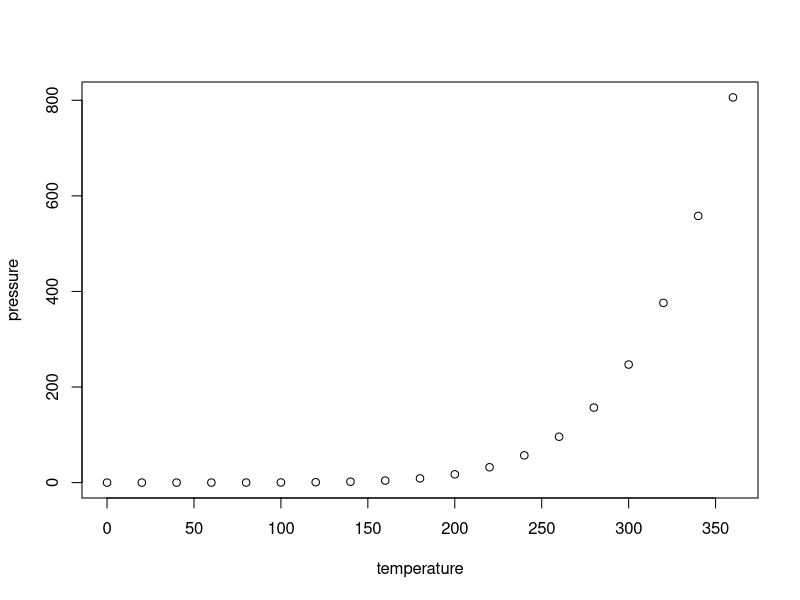
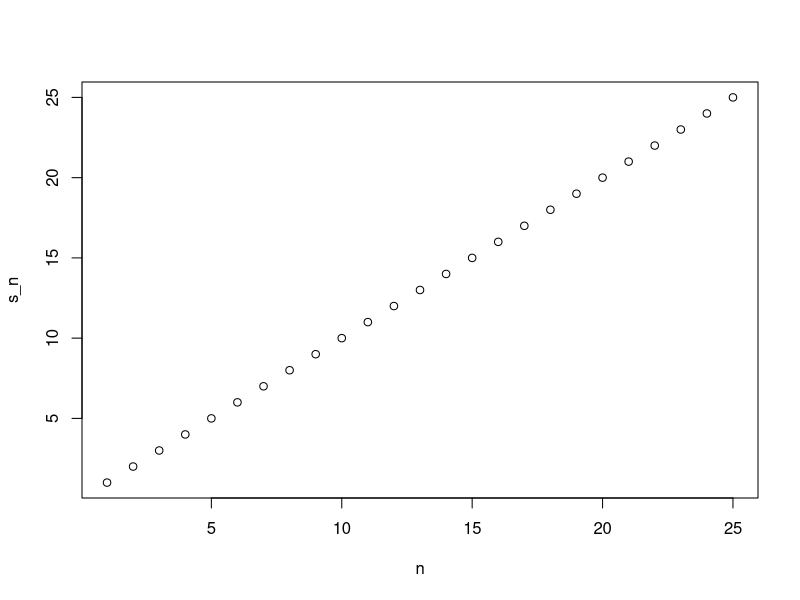

The R script that drew these images, in order:
## ---- chunk 1
knitr::opts_chunk$set(echo = TRUE)
## ---- chunk 2
summary(cars)
## ---- chunk 3
plot(pressure)
## ---- chunk 4
library (dslabs)
data ("murders")
murders$state
## ---- chunk 5
data = nchar(murders$state)
for (x in 1:length(data)){
  if(data[x] > 8 ){
    new_names = murders$abb[data[x]];
    print(new_names)
  }
}
## ---- chunk 6
sum_n <- function(x) {
  s <- sum(x)
  n <- length(x)
  s+n
}
## ---- chunk 7
s <- 0
sum_n(1:5000)
## ---- chunk 8
compute_s_n <- function(x){
  s <- sum(x)
  n <- length(x)
  s+n
}
## ---- chunk 9
compute_s_n(1^2+2^2+3^2+4^2+5^2+6^2+7^2+8^2+9^2+10^2)
compute_s_n(1^2+10^2)
## ---- chunk 10
compute <- function(n) {
  x <- 1:n
  sum(n)
}
## ---- chunk 11
for (i in 1:25) {
  print(i)
}
## ---- chunk 12
m <- 25
s_n <- vector("numeric", 25)
for(n in 1:m){
  s_n[n] <- compute(n)
}
s_n
## ---- chunk 13
n <- 1:m
plot(n, s_n)
## ---- chunk 14
x<- 1:25
sapply(x, sqrt)
n <- 1:25
x_n <- sapply(n, compute_s_n)
x_n
